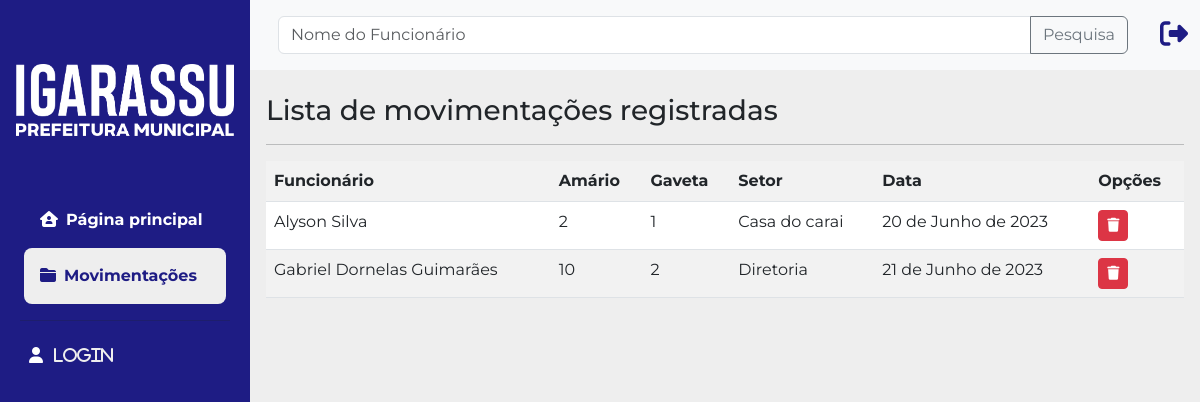
The app's page /listar/movimentacao/, older data.
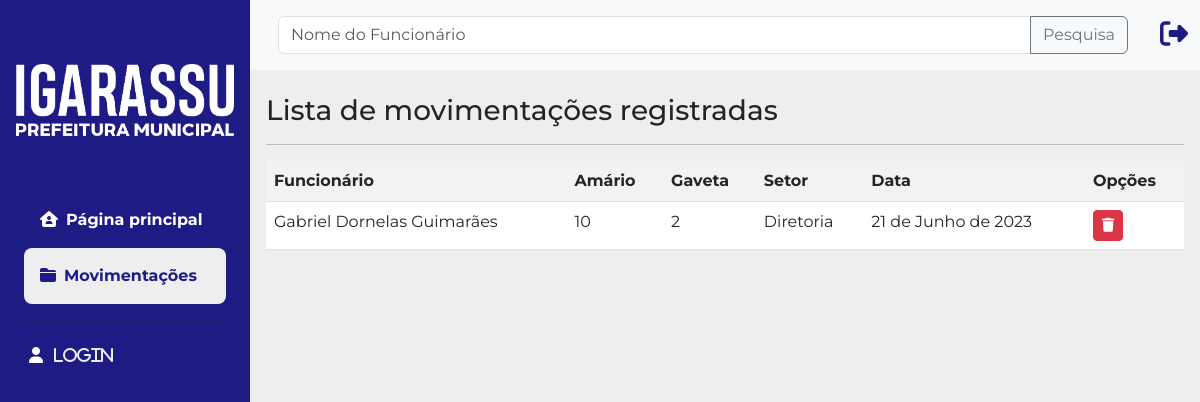
The same page, newer data.
### cadastros/models.py (models this page shows, shortened)
class Movimentacao(models.Model):
    setor = models.CharField(max_length=15, verbose_name="Setor")
    data = models.DateField(default=datetime.date.today)
    funcionario = models.ForeignKey(Funcionario, on_delete=models.PROTECT)

class Funcionario(models.Model):
    VINCULO_CHOICES = (
        ('C', 'Comissionado'),
        ('CO', 'Contratado'),
        ('CN', 'Concursado'),
    )
    nome = models.CharField(max_length=50)
    matricula = models.CharField(max_length=6, verbose_name="Matrícula")
    cpf = models.IntegerField(verbose_name="CPF", max_length=11)
    vinculo = models.CharField(max_length=12, verbose_name="Vínculo", choices=VINCULO_CHOICES)
    armario = models.IntegerField(verbose_name="Armário")
    gaveta = models.IntegerField(verbose_name="Gaveta")
    situacao = models.BooleanField(default=True, help_text="Marcado para Ativo. ")

### cadastros/views.py (the view)
# urls.py: path('listar/movimentacao/', MovimentacaoList.as_view(), name="listar-movimentacao"),
class MovimentacaoList(ListView):
    model = Movimentacao
    template_name = 'cadastros/listas/movimentacao.html'

### cadastros/templates/cadastros/listas/movimentacao.html
{% extends 'paginas/modelo.html' %}
{% load static %}
{% block conteudo %}
<h3>Lista de movimentações registradas</h3>
<hr>
<div class="table-responsive">
    <table class="table table-striped">
        <tr>
            <th>Funcionário</th>
            <th>Amário</th>
            <th>Gaveta</th>
            <th>Setor</th>
            <th>Data</th>
            <th>Opções</th>
        </tr>
        {% for movimentacao in object_list %}
        <tr>
            <td>{{ movimentacao.funcionario.nome}}</td>
            <td>{{ movimentacao.funcionario.armario }}</td>
            <td>{{ movimentacao.funcionario.gaveta }}</td>
            <td>{{ movimentacao.setor }}</td>
            <td>{{ movimentacao.data|date }}</td>
            <td>
                <a href="{% url 'excluir-movimentacao' movimentacao.pk %}" class="btn btn-danger btn-sm" title="Rastrear"><i class="fa-solid fa-trash"></i></a>
            </td>
        </tr>
        {% empty %}
        <tr>
            <td colspan="8">Nenhum campo registrado</td>
        </tr>
        {% endfor %}
    </table>
</div>
{% endblock %}

Row changes from the older to the newer data that the page shows:
removed Movimentacao: funcionario.nome "Alyson Silva", funcionario.armario "2", funcionario.gaveta "1", setor "Casa do carai", data "20 de Junho de 2023"
